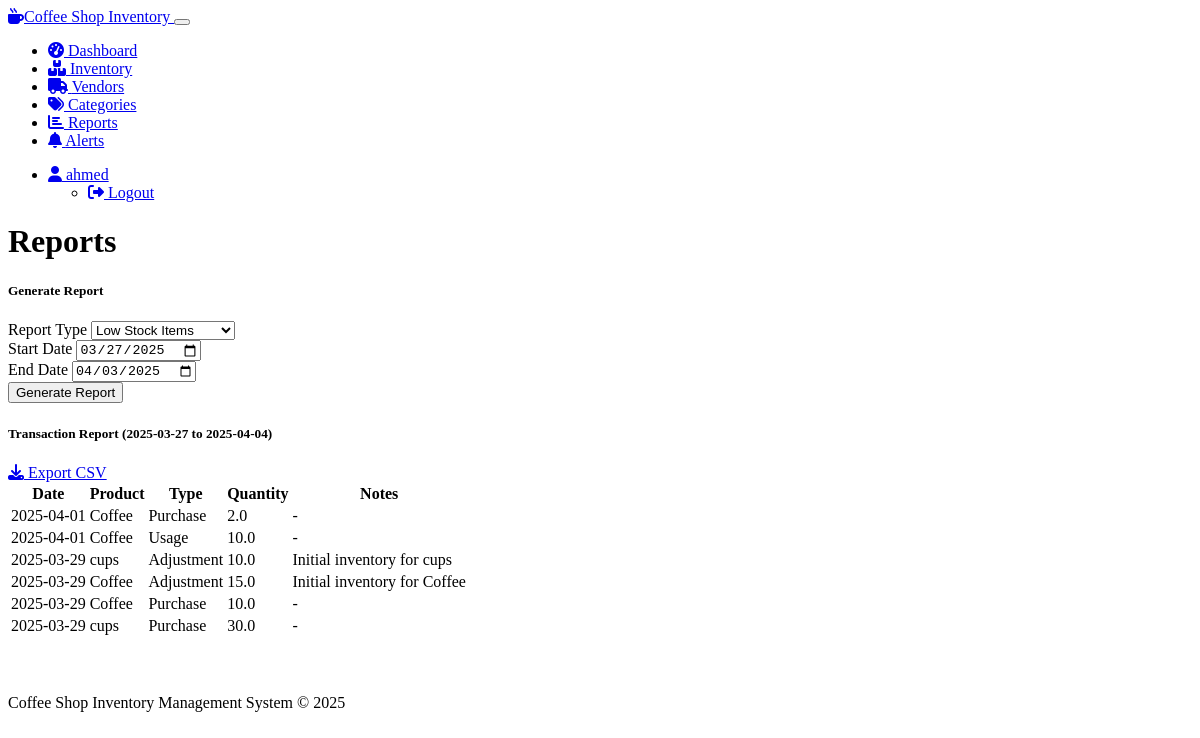
The page /reports?report_type=transactions (signed in) on the database as committed earlier.
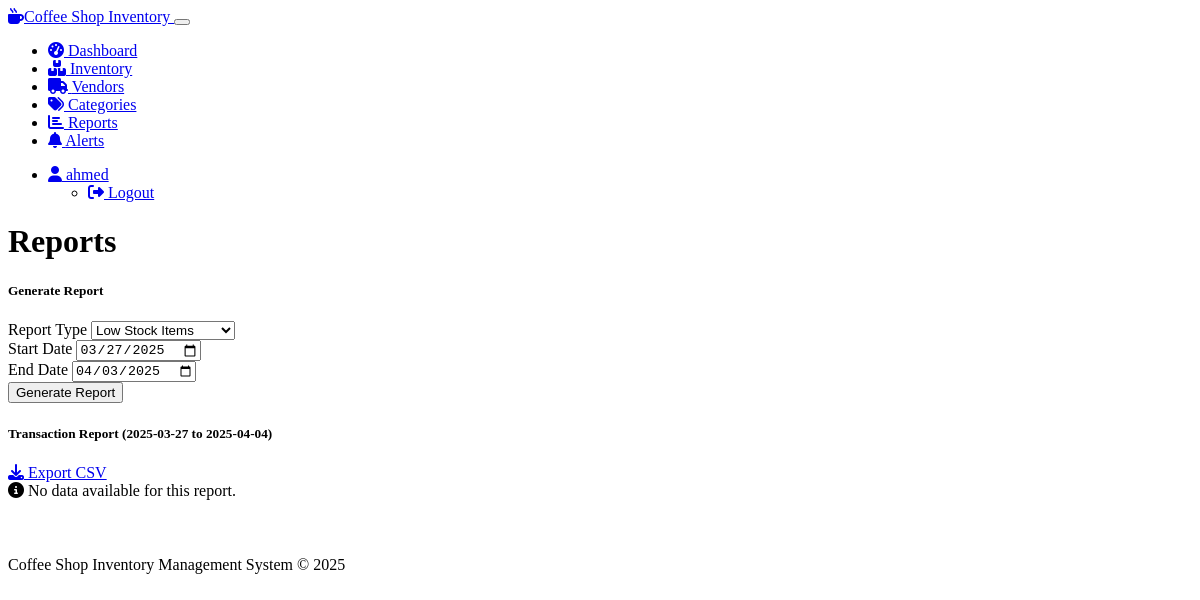
The same page on the database as committed later.
### models.py (models this page shows, shortened)
class Product(db.Model):
    id = db.Column(db.Integer, primary_key=True)
    name = db.Column(db.String(100), nullable=False)
    sku = db.Column(db.String(50), unique=True)
    description = db.Column(db.Text)
    unit = db.Column(db.String(20), default='each')  # e.g., lb, kg, oz, each
    quantity = db.Column(db.Float, default=0.0)
    min_quantity = db.Column(db.Float, default=1.0)  # Low stock threshold
    price = db.Column(db.Float, default=0.0)  # Cost price
    category_id = db.Column(db.Integer, db.ForeignKey('category.id'))
    vendor_id = db.Column(db.Integer, db.ForeignKey('vendor.id'))
    created_at = db.Column(db.DateTime, default=datetime.utcnow)
    updated_at = db.Column(db.DateTime, default=datetime.utcnow, onupdate=datetime.utcnow)
    transactions = db.relationship('InventoryTransaction', backref='product', lazy=True)

class InventoryTransaction(db.Model):
    id = db.Column(db.Integer, primary_key=True)
    product_id = db.Column(db.Integer, db.ForeignKey('product.id'), nullable=False)
    transaction_type = db.Column(db.String(20), nullable=False)  # 'purchase', 'usage', 'adjustment'
    quantity = db.Column(db.Float, nullable=False)
    notes = db.Column(db.Text)
    transaction_date = db.Column(db.DateTime, default=datetime.utcnow)
    created_by = db.Column(db.Integer, db.ForeignKey('user.id'))
    user = db.relationship('User', backref='transactions')

### reports.py (the view)
@reports.route('/reports', methods=['GET', 'POST'])
@login_required
def report_dashboard():
    form = ReportForm()
    if not form.start_date.data:
        form.start_date.data = datetime.today() - timedelta(days=7)
    if not form.end_date.data:
        form.end_date.data = datetime.today()
    report_data = None
    report_type = request.args.get('report_type', '')
    if form.validate_on_submit() or report_type:
        report_type = form.report_type.data if form.validate_on_submit() else report_type
        start_date = form.start_date.data
        end_date = form.end_date.data
        if report_type == 'low_stock':
            report_data = generate_low_stock_report()
        elif report_type == 'inventory_value':
            report_data = generate_inventory_value_report()
        elif report_type == 'transactions':
            report_data = generate_transaction_report(start_date, end_date)
    return render_template('reports.html', form=form, report_data=report_data, report_type=report_type)

### forms.py
class ReportForm(FlaskForm):
    report_type = SelectField('Report Type',
                            choices=[('low_stock', 'Low Stock Items'),
                                     ('inventory_value', 'Inventory Value'),
                                     ('transactions', 'Recent Transactions')],
                            validators=[DataRequired()])
    start_date = DateField('Start Date', format='%Y-%m-%d', validators=[Optional()])
    end_date = DateField('End Date', format='%Y-%m-%d', validators=[Optional()])
    submit = SubmitField('Generate Report')

### app.py (called while the page is built)
    @app.context_processor
    def utility_processor():
        return {
            'get_low_stock_products': get_low_stock_products,
            'get_products_by_category': get_products_by_category,
            'get_inventory_value': get_inventory_value,
            'get_transaction_history': get_transaction_history,
            'format_currency': format_currency,
            'get_category_value_distribution': get_category_value_distribution,
            'get_transaction_summary': get_transaction_summary
        }

### models.py (called while the page is built)
@login_manager.user_loader
def load_user(user_id):
    return User.query.get(int(user_id))

### templates/reports.html (shortened to what the changed rows need)
{% extends "base.html" %}
{% block content %}
<div class="d-flex justify-content-between align-items-center mb-4">
    <h1 class="display-5 mb-0">Reports</h1>
</div>
<div class="row">
    <div class="col-md-8">
        {% if report_data %}
        <div class="card border-0 shadow-sm mb-4">
            <div class="card-body">
                {% if report_data.data|length > 0 %}
                <div class="table-responsive">
                    <table class="table table-hover">
                        <thead>
                            <tr>
                                {% for header in report_data.headers %}
                                <th>{{ header }}</th>
                                {% endfor %}
                            </tr>
                        </thead>
                        <tbody>
                            {% for row in report_data.data %}
                            <tr>
                                {% for cell in row %}
                                <td>{{ cell }}</td>
                                {% endfor %}
                            </tr>
                            {% endfor %}
                        </tbody>
                    </table>
                </div>
                {% else %}
                <div class="alert alert-info">
                    <i class="fas fa-info-circle me-2"></i> No data available for this report.
                </div>
                {% endif %}
            </div>
        </div>
        {% endif %}
    </div>
</div>
{% endblock %}

Rows that differ between the two databases and show on the page:
removed Product: name "Coffee"
removed InventoryTransaction: quantity "2.0"
removed InventoryTransaction: quantity "10.0"
removed Product: name "cups"
removed InventoryTransaction: quantity "10.0", notes "Initial inventory for cups"
removed InventoryTransaction: quantity "15.0", notes "Initial inventory for Coffee"
removed InventoryTransaction: quantity "10.0"
removed InventoryTransaction: quantity "30.0"
Other text that changed with them:
text now shown: "No data available for this report."
list line gone: "Date"
list line gone: "Product"
list line gone: "Type"
list line gone: "Quantity"
list line gone: "Notes"
list line gone: "2025-04-01 Purchase -"
list line gone: "2025-04-01 Usage -"
list line gone: "2025-03-29 Adjustment"
list line gone: "2025-03-29 Purchase -"
